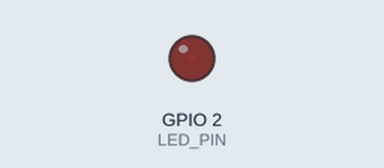
Recording of a sketch running on a simulated ESP32. Parts: output pins drawn as LEDs (lit = HIGH). What the sketch prints to the serial monitor is not drawn.

Above: at 3.85 s.
At 6.05 s:
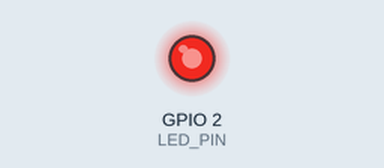
At 7.2 s:
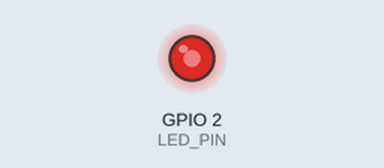
At 8.3 s:
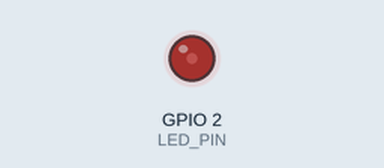
Timing chart, 0 to 10.5 s (numbered marks = the images above):
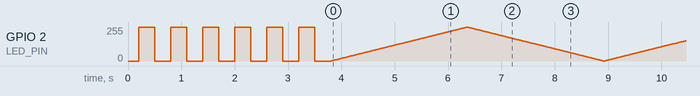

Measured:
- by itself, GPIO 2 (LED_PIN): 255/255 → 0/255 at 0.50 s, → 255/255 0.30 s later, → 0/255 0.30 s later, → 255/255 0.30 s later, … (3600 changes in this stretch)

The sketch:

esp32-ntp-clock.ino
```cpp
#include <Arduino.h>

// Cambia esto si tu LED está en otro pin
static const int LED_PIN = 2;

// ESP32 PWM (LEDC)
static const int PWM_CHANNEL   = 0;      // canal 0..15
static const int PWM_FREQ_HZ   = 5000;   // frecuencia PWM
static const int PWM_RES_BITS  = 8;      // 8 bits => duty 0..255

void setup() {
  Serial.begin(115200);
  delay(200);

  // -------------------------
  // 1) LED ON/OFF (digital)
  // -------------------------
  pinMode(LED_PIN, OUTPUT);

  Serial.println("Parte 1: LED ON/OFF");
  for (int i = 0; i < 6; i++) {
    digitalWrite(LED_PIN, HIGH);
    delay(300);
    digitalWrite(LED_PIN, LOW);
    delay(300);
  }

  // -------------------------
  // 2) PWM con LEDC (ESP32)
  // -------------------------
  Serial.println("Parte 2: PWM (fade)");

  // Configura PWM en el pin
  ledcSetup(PWM_CHANNEL, PWM_FREQ_HZ, PWM_RES_BITS);
  ledcAttachPin(LED_PIN, PWM_CHANNEL);

  //ledcAttach(LED_PIN, PWM_FREQ_HZ, PWM_RES_BITS)
  //ledcwrite(LED_PIN, duty)

  // -----------------------------
  // 3) Control con serial (ESP32)
  // -----------------------------
  Serial.println("Parte 3: control serial");

}

void loop() {
  // Fade in
  for (int duty = 0; duty <= 255; duty++) {
    ledcWrite(PWM_CHANNEL, duty);
    delay(10);
  }

  // Fade out
  for (int duty = 255; duty >= 0; duty--) {
    ledcWrite(PWM_CHANNEL, duty);
    delay(10);
  }
}
```
